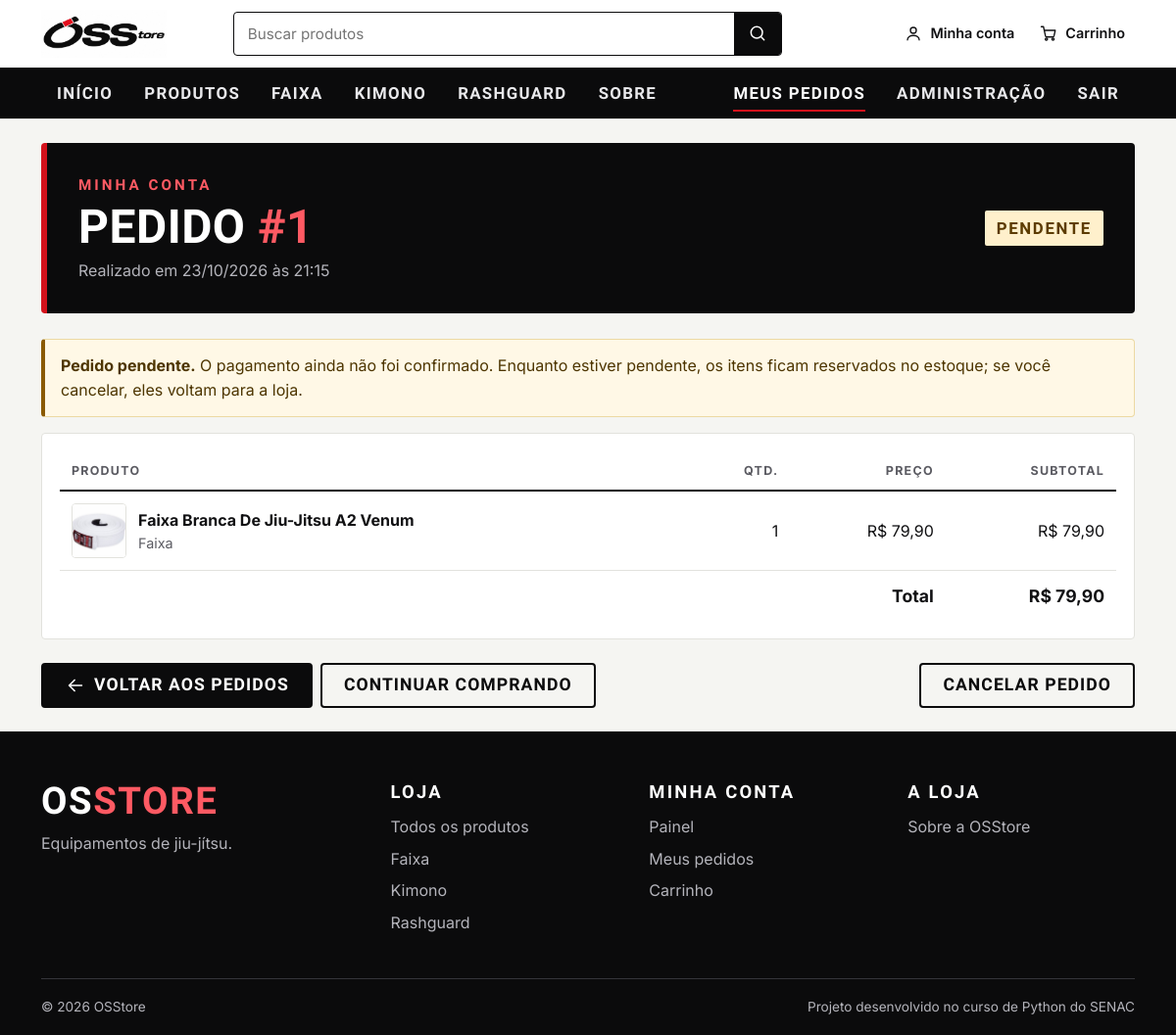
The app's page /pedidos/1/ (signed in) with its own data.
### pedidos/models.py (models this page shows)
class Pedido(models.Model):
    class Status(models.TextChoices):
        NOVO = "novo", "Pendente"
        PAGO = "pago", "Pago"
        ENVIADO = "enviado", "Enviado"
        ENTREGUE = "entregue", "Entregue"
        CANCELADO = "cancelado", "Cancelado"
    usuario = models.ForeignKey(User, on_delete=models.CASCADE)
    criado_em = models.DateTimeField(auto_now_add=True)
    status = models.CharField(max_length=20, choices=Status.choices, default=Status.NOVO)
    @property
    def total(self):
        return sum(item.subtotal for item in self.itens.all())
    @property
    def pode_cancelar(self):
        return self.status == self.Status.NOVO

class ItemPedido(models.Model):
    pedido = models.ForeignKey(Pedido, related_name="itens",
                               on_delete=models.CASCADE)
    produto = models.ForeignKey(Produto, on_delete=models.PROTECT)
    variante = models.ForeignKey(Variante, null=True, blank=True,
                                 on_delete=models.PROTECT)
    descricao_variante = models.CharField(max_length=80, blank=True)
    quantidade = models.PositiveIntegerField(default=1)
    preco = models.DecimalField(max_digits=8, decimal_places=2)
    @property
    def subtotal(self):
        return self.quantidade * self.preco

### produtos/models.py (models this page shows, shortened)
class Produto(models.Model):
    nome = models.CharField(max_length=120)
    categoria = models.CharField(max_length=60)
    preco = models.DecimalField(max_digits=8, decimal_places=2)
    estoque = models.PositiveIntegerField(default=0)
    ativo = models.BooleanField(default=True)
    imagem = models.ImageField(upload_to="produtos/", blank=True)
    descricao = models.TextField("descrição", blank=True)
    caracteristicas = models.TextField(
        "características", blank=True,
        help_text="Uma característica por linha.",
    )
    material = models.CharField(max_length=200, blank=True)
    tabela_medidas = models.TextField(
        "tabela de medidas", blank=True,
        help_text=(
            "Uma linha por tamanho, colunas separadas por | . A primeira linha "
            "é o cabeçalho. Ex.: Tamanho | Altura | Peso. Deixe vazio se o "
            "produto não usa tabela."
        ),
    )
    criado_em = models.DateTimeField(default=timezone.now, editable=False)

### pedidos/views.py (the view)
# urls.py: path("pedidos/<int:pk>/", views.detalhe, name="pedido_detalhe"),
@login_required
def detalhe(request, pk):
    pedido = get_object_or_404(
        Pedido.objects.prefetch_related("itens__produto"),
        pk=pk, usuario=request.user,
    )
    return render(request, "pedidos/detalhe.html", {"pedido": pedido})

### core/context_processors.py (called while the page is built)
def loja(request):
    categorias = list(
        Produto.objects.filter(ativo=True)
        .order_by("categoria")
        .values_list("categoria", flat=True)
        .distinct()
    )
    return {
        "loja_nome": settings.LOJA_NOME,
        "loja_whatsapp": settings.WHATSAPP_NUMERO,   # vazio = sem botão
        "menu_categorias": categorias,
    }

### pedidos/context_processors.py (called while the page is built)
def carrinho(request):
    sessao = getattr(request, "session", None)
    bruto = sessao.get("carrinho", {}) if sessao is not None else {}
    try:
        qtd = sum(int(q) for q in bruto.values())
    except (AttributeError, TypeError, ValueError):
        qtd = 0
    return {"carrinho_qtd": qtd}

### pedidos/templates/pedidos/detalhe.html (shortened to what this page needs)
{% extends 'core/base.html' %}
{% block content %}
  <header class="os-hero d-flex flex-column flex-md-row justify-content-between align-items-md-center gap-3">
    <div>
      <div class="os-kicker">Minha conta</div>
      <h1>Pedido <span>#{{ pedido.pk }}</span></h1>
      <p>Realizado em {{ pedido.criado_em|date:"d/m/Y" }} às {{ pedido.criado_em|date:"H:i" }}</p>
    </div>
    <span class="os-selo status-{{ pedido.status }} align-self-md-center">{{ pedido.get_status_display }}</span>
  </header>
  {% if pedido.status == 'novo' %}
  <div class="aviso-pedido" role="note">
    <strong>Pedido pendente.</strong> O pagamento ainda não foi confirmado. Enquanto estiver pendente,
    os itens ficam reservados no estoque; se você cancelar, eles voltam para a loja.
  </div>
  {% elif pedido.status == 'cancelado' %}
  <div class="aviso-pedido" role="note">Este pedido foi cancelado e os itens voltaram ao estoque.</div>
  {% endif %}
  <div class="os-card">
    <div class="table-responsive">
      <table class="os-tabela">
        <thead>
          <tr>
            <th scope="col">Produto</th>
            <th scope="col" class="col-num">Qtd.</th>
            <th scope="col" class="col-num">Preço</th>
            <th scope="col" class="col-num">Subtotal</th>
          </tr>
        </thead>
        <tbody>
          {% for item in pedido.itens.all %}
          <tr>
            <td>
              <div class="produto-miniatura">
                {% if item.produto.imagem %}
                  <img src="{{ item.produto.imagem.url }}" alt="" width="56" height="56">
                {% endif %}
                <div>
                  <strong>{{ item.produto.nome }}</strong>
                  <div class="pedido-itens">{{ item.produto.categoria }}{% if item.descricao_variante %} · {{ item.descricao_variante }}{% endif %}</div>
                </div>
              </div>
            </td>
            <td class="col-num">{{ item.quantidade }}</td>
            <td class="col-num">R$ {{ item.preco|floatformat:"2g" }}</td>
            <td class="col-num">R$ {{ item.subtotal|floatformat:"2g" }}</td>
          </tr>
          {% endfor %}
        </tbody>
        <tfoot>
          <tr>
            <td colspan="3" class="col-num">Total</td>
            <td class="col-num">R$ {{ pedido.total|floatformat:"2g" }}</td>
          </tr>
        </tfoot>
      </table>
    </div>
  </div>
  <div class="d-flex flex-column flex-sm-row gap-2 mt-4">
    <a href="{% url 'meus_pedidos' %}" class="btn-osstore-escuro">
      <svg class="icone" aria-hidden="true"><use href="#i-seta-esq"/></svg> Voltar aos pedidos</a>
    <a href="{% url 'produtos' %}" class="btn-osstore-outline">Continuar comprando</a>
    {% if pedido.pode_cancelar %}
    <form method="post" action="{% url 'pedido_cancelar' pedido.pk %}" class="ms-sm-auto"
          onsubmit="return confirm('Cancelar este pedido? Os itens voltarão para o estoque.');">
      <button type="submit" class="btn-osstore-outline">Cancelar pedido</button>
    </form>
    {% endif %}
  </div>
{% endblock %}

### core/static/core/css/estilo.css (style rules this page uses)
:root { --preto: #0b0b0c; --grafite: #17171a; --grafite-2: #222226; --fundo: #f5f5f2; --papel: #ffffff; --linha: #e2e2dd; --linha-escura: #35353a; --texto: #111113; --suave: #5b5b62; --suave-escuro: #b4b4bb; --vermelho: #d4121c; --vermelho-escuro: #a80d15; --vermelho-claro: #ff5a63; --ok: #17703a; --aviso: #8a5a00; --raio: 4px; --fonte-titulo: "Barlow Condensed", "Arial Narrow", "Roboto Condensed", Impact, sans-serif; --fonte-texto: "Inter", system-ui, -apple-system, "Segoe UI", Roboto, Arial, sans-serif; --transicao: 0.18s ease; }
html { scroll-behavior: smooth; scroll-padding-top: 90px; }
body { display: flex; flex-direction: column; min-height: 100vh; background: var(--fundo); color: var(--texto); font-family: var(--fonte-texto); font-size: 1rem; line-height: 1.55; }
h1, h2, h3, h4, h5, h6, .h1, .h2, .h3, .h4, .h5, .h6 { font-family: var(--fonte-titulo); font-weight: 700; line-height: 1.05; letter-spacing: 0.01em; text-transform: uppercase; }
a { color: var(--vermelho-escuro); text-underline-offset: 3px; }
img { max-width: 100%; }
.icone { width: 1.25em; height: 1.25em; fill: none; stroke: currentColor; stroke-width: 1.8; stroke-linecap: round; stroke-linejoin: round; flex: none; }
.btn-osstore, .btn-osstore-escuro, .btn-osstore-outline, .btn-osstore-claro { display: inline-flex; align-items: center; justify-content: center; gap: 8px; min-height: 46px; padding: 10px 22px; width: auto; border: 2px solid transparent; border-radius: var(--raio); font-family: var(--fonte-titulo); font-size: 1.1rem; font-weight: 700; letter-spacing: 0.06em; text-transform: uppercase; text-decoration: none; line-height: 1; cursor: pointer; transition: background var(--transicao), border-color var(--transicao), color var(--transicao), transform var(--transicao); }
.btn-osstore-escuro { background: var(--preto); border-color: var(--preto); color: #fff; }
.btn-osstore-outline { background: transparent; border-color: var(--preto); color: var(--preto); }
.os-hero { background: var(--preto); color: #fff; border-left: 6px solid var(--vermelho); border-radius: var(--raio); padding: 32px; margin-bottom: 26px; }
.os-hero h1 { font-size: clamp(2rem, 5vw, 3rem); margin: 6px 0 6px; }
.os-hero h1 span { color: var(--vermelho-claro); }
.os-hero p { color: var(--suave-escuro); margin: 0; }
.os-kicker { font-family: var(--fonte-titulo); font-weight: 600; letter-spacing: .2em; text-transform: uppercase; font-size: .95rem; color: var(--vermelho-claro); }
.os-card { background: #fff; border: 1px solid var(--linha); border-radius: var(--raio); padding: 18px; margin-bottom: 12px; }
.pedido-data, .pedido-itens { color: var(--suave); font-size: .9rem; }
.os-selo { display: inline-block; padding: 5px 12px; border-radius: 2px; font-family: var(--fonte-titulo); font-weight: 700; font-size: .95rem; letter-spacing: .1em; text-transform: uppercase; background: #ececE7; color: var(--texto); }
.os-selo.status-novo { background: #fff0cc; color: #5c3b00; }
.os-hero .os-selo { font-size: 1.05rem; }
.aviso-pedido { background: #fff8e6; border: 1px solid #ecd9a3; border-left: 4px solid var(--aviso); border-radius: var(--raio); padding: 14px 16px; margin-bottom: 16px; color: #4d3500; }
.os-tabela { width: 100%; border-collapse: collapse; }
.os-tabela th { text-align: left; font-size: .78rem; letter-spacing: .1em; text-transform: uppercase; color: var(--suave); padding: 10px 12px; border-bottom: 2px solid var(--preto); }
.os-tabela td { padding: 12px; border-bottom: 1px solid var(--linha); vertical-align: middle; }
.os-tabela tfoot td { font-weight: 700; font-size: 1.1rem; border-bottom: 0; }
.col-num { text-align: right !important; white-space: nowrap; }
.produto-miniatura { display: flex; align-items: center; gap: 12px; }
.produto-miniatura img { width: 56px; height: 56px; object-fit: contain; background: #fff; border: 1px solid var(--linha); border-radius: var(--raio); }

### records on screen
Pedido: pk "1", criado_em "23/10/2026", criado_em "21:15", status "PENDENTE", total "79,90"
ItemPedido: produto.imagem (picture), produto.nome "Faixa Branca De Jiu-Jitsu A2 Venum", produto.categoria "Faixa", quantidade "1", preco "79,90", subtotal "79,90"

### other values on screen
{{ nome }} "FAIXA" "KIMONO" "RASHGUARD"
{{ nome }} "Faixa" "Kimono" "Rashguard"
